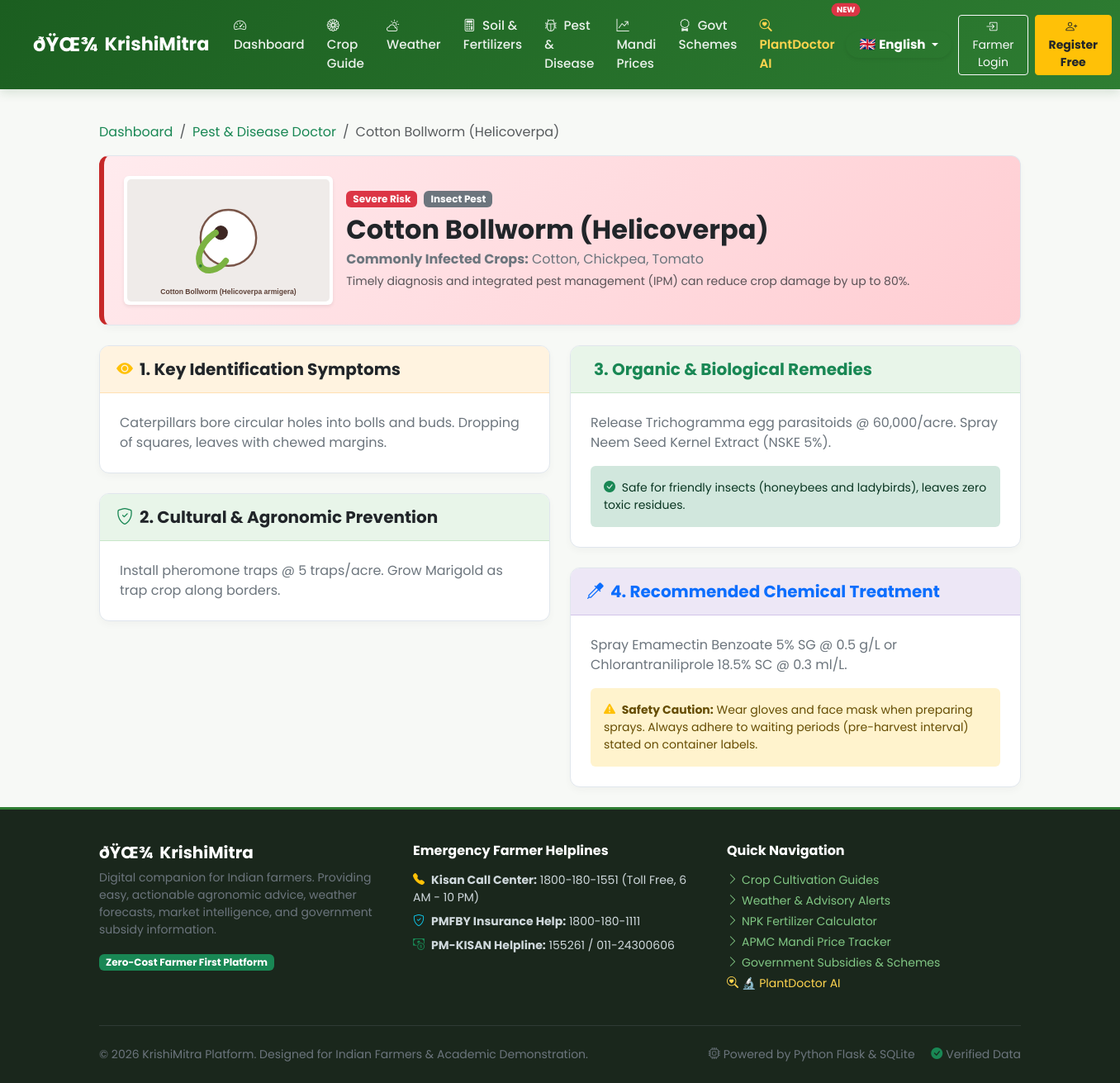
The app's page /diseases/11 with its own data.
### tables this page shows
CREATE TABLE diseases_pests (
    id INTEGER PRIMARY KEY AUTOINCREMENT,
    name TEXT NOT NULL,
    type TEXT NOT NULL,            -- Fungal, Bacterial, Viral, Insect Pest
    affected_crops TEXT NOT NULL,
    symptoms TEXT NOT NULL,
    prevention TEXT NOT NULL,
    organic_treatment TEXT NOT NULL,
    chemical_treatment TEXT NOT NULL,
    severity TEXT NOT NULL DEFAULT 'Moderate',
    image_url TEXT
);

### app/routes/diseases.py (the view)
@diseases_bp.route('/<int:item_id>')
def detail(item_id):
    db = get_db()
    item = db.execute("SELECT * FROM diseases_pests WHERE id = ?", (item_id,)).fetchone()
    if not item:
        return "Disease/Pest record not found", 404
    return render_template('diseases/detail.html', item=item)

### app/database/db.py (called while the page is built, shortened)
def get_db():
    if 'db' not in g:
        db_url = current_app.config.get('DATABASE_URL') or os.environ.get('DATABASE_URL')
        db_path = current_app.config.get('DATABASE', 'krishimitra.db')
        conn = sqlite3.connect(db_path)
        conn.row_factory = sqlite3.Row
        g.db = conn
        g.db_backend = 'sqlite'
    return g.db

### app/translations/languages.py (called while the page is built)
def get_translation(key: str, lang: str = 'en') -> str:
    if not lang or lang not in SUPPORTED_LANGUAGES:
        lang = 'en'
    entry = TRANSLATIONS.get(key)
    if not entry:
        return key
    return entry.get(lang, entry.get('en', key))

### app/templates/diseases/detail.html (shortened to what this page needs)
{% extends "base.html" %}
{% block content %}
<div class="container py-4">
  <nav aria-label="breadcrumb" class="mb-3">
    <ol class="breadcrumb">
      <li class="breadcrumb-item"><a href="{{ url_for('main.dashboard') }}" class="text-success text-decoration-none">Dashboard</a></li>
      <li class="breadcrumb-item"><a href="{{ url_for('diseases.index') }}" class="text-success text-decoration-none">Pest & Disease Doctor</a></li>
      <li class="breadcrumb-item active" aria-current="page">{{ item['name'] }}</li>
    </ol>
  </nav>
  <div class="farm-card p-4 mb-4" style="background: linear-gradient(135deg, #ffebee 0%, #ffcdd2 100%); border-left: 6px solid #c62828;">
    <div class="row align-items-center g-3">
      <div class="col-md-3 text-center">
        <img src="{{ item['image_url'] }}" alt="{{ item['name'] }}" class="img-fluid rounded shadow-sm bg-white p-1" style="max-height: 180px;">
      </div>
      <div class="col-md-9">
        <div class="d-flex flex-wrap gap-2 mb-2">
          <span class="badge bg-danger text-white px-2 py-1">{{ item['severity'] }} Risk</span>
          <span class="badge bg-secondary text-white px-2 py-1">{{ item['type'] }}</span>
        </div>
        <h2 class="fw-bold text-dark mb-1">{{ item['name'] }}</h2>
        <p class="text-secondary mb-1">
          <strong>Commonly Infected Crops:</strong> {{ item['affected_crops'] }}
        </p>
        <p class="small text-muted mb-0">
          Timely diagnosis and integrated pest management (IPM) can reduce crop damage by up to 80%.
        </p>
      </div>
    </div>
  </div>
  <div class="row g-4">
    <div class="col-lg-6">
      <div class="farm-card mb-4">
        <div class="card-header-agri" style="background-color: #fff3e0; border-color: #ffe0b2;">
          <h5 class="fw-bold mb-0 text-dark"><i class="bi bi-eye-fill me-2 text-warning"></i>1. Key Identification Symptoms</h5>
        </div>
        <div class="p-4">
          <p class="text-secondary leading-relaxed mb-0">{{ item['symptoms'] }}</p>
        </div>
      </div>
      <div class="farm-card">
        <div class="card-header-agri">
          <h5 class="fw-bold mb-0 text-dark"><i class="bi bi-shield-check me-2 text-success"></i>2. Cultural & Agronomic Prevention</h5>
        </div>
        <div class="p-4">
          <p class="text-secondary leading-relaxed mb-0">{{ item['prevention'] }}</p>
        </div>
      </div>
    </div>
    <div class="col-lg-6">
      <div class="farm-card mb-4">
        <div class="card-header-agri" style="background-color: #e8f5e9; border-color: #c8e6c9;">
          <h5 class="fw-bold mb-0 text-success">3. Organic & Biological Remedies</h5>
        </div>
        <div class="p-4">
          <p class="text-secondary leading-relaxed mb-3">{{ item['organic_treatment'] }}</p>
          <div class="alert alert-success border-0 small mb-0">
            <i class="bi bi-check-circle-fill text-success me-1"></i>
            Safe for friendly insects (honeybees and ladybirds), leaves zero toxic residues.
          </div>
        </div>
      </div>
      <div class="farm-card">
        <div class="card-header-agri" style="background-color: #ede7f6; border-color: #d1c4e9;">
          <h5 class="fw-bold mb-0 text-primary"><i class="bi bi-eyedropper me-2 text-primary"></i>4. Recommended Chemical Treatment</h5>
        </div>
        <div class="p-4">
          <p class="text-secondary leading-relaxed mb-3">{{ item['chemical_treatment'] }}</p>
          <div class="alert alert-warning border-0 small mb-0">
            <i class="bi bi-exclamation-triangle-fill text-warning me-1"></i>
            <strong>Safety Caution:</strong> Wear gloves and face mask when preparing sprays. Always adhere to waiting periods (pre-harvest interval) stated on container labels.
          </div>
        </div>
      </div>
    </div>
  </div>
</div>
{% endblock %}

### app/static/css/style.css (style rules this page uses)
body { top: 0px !important; }
:root { --primary-green: #2e7d32; --primary-dark: #1b5e20; --primary-light: #4caf50; --accent-gold: #f9a825; --earth-brown: #5d4037; --bg-light: #f7f9f6; --card-bg: #ffffff; --text-dark: #263238; --text-muted: #607d8b; --border-color: #e0e6ed; --success-color: #2e7d32; --warning-color: #ef6c00; --danger-color: #c62828; }
body { font-family: 'Poppins', -apple-system, BlinkMacSystemFont, "Segoe UI", Roboto, sans-serif; background-color: var(--bg-light); color: var(--text-dark); min-height: 100vh; display: flex; flex-direction: column; }
.farm-card { background: var(--card-bg); border: 1px solid var(--border-color); border-radius: 12px; box-shadow: 0 4px 10px rgba(0, 0, 0, 0.03); transition: transform 0.2s ease, box-shadow 0.2s ease; overflow: hidden; }
.card-header-agri { background-color: #e8f5e9; border-bottom: 1px solid #c8e6c9; color: var(--primary-dark); font-weight: 600; padding: 1rem 1.25rem; }

### records on screen
diseases_pests: name "Cotton Bollworm (Helicoverpa)", image_url (picture), severity "Severe", type "Insect Pest", affected_crops "Cotton, Chickpea, Tomato", symptoms "Caterpillars bore circular holes into bolls and buds. Dropping of squares, leaves with chewed margins.", prevention "Install pheromone traps @ 5 traps/acre. Grow Marigold as trap crop along borders.", organic_treatment "Release Trichogramma egg parasitoids @ 60,000/acre. Spray Neem Seed Kernel Extract (NSKE 5%).", chemical_treatment "Spray Emamectin Benzoate 5% SG @ 0.5 g/L or Chlorantraniliprole 18.5% SC @ 0.3 ml/L."

### other values on screen
{{ t('nav_dashboard') }} "Dashboard"
{{ t('nav_crops') }} "Crop Guide"
{{ t('nav_weather') }} "Weather"
{{ t('nav_soil') }} "Soil & Fertilizers"
{{ t('nav_diseases') }} "Pest & Disease"
{{ t('nav_market') }} "Mandi Prices"
{{ t('nav_schemes') }} "Govt Schemes"
{{ t('nav_plantdoctor') }} "PlantDoctor AI"
{{ t('nav_login') }} "Farmer Login"
{{ t('nav_register') }} "Register Free"
